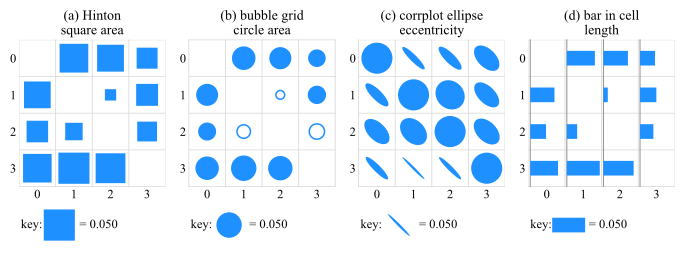

Python code for this plot:
# --- Match LaTeX document: Times New Roman, 10pt, textwidth=7in ---
# What goes in the cell. One 4x4 matrix of transfer gaps, four marks, so the only thing
# that differs between the panels is the visual channel: square area, circle area,
# ellipse eccentricity, and length from a common baseline. This is the encoding ranking
# of the plot_encoding figure carried out inside a matrix, and it ends on the one channel
# that keeps the grid and still lets the values be ranked by eye. The shading version of
# the same matrix is panel (a) of the plot_matrix figure. Data: plot_matrix_data.py.
#
# Every panel is drawn on the same cell size and reserves the same band below the grid
# for its key, so the four channels are compared at one scale and each one has to show
# what its own scale is. No text is set below 9 pt.
import numpy as np
import matplotlib.pyplot as plt
from matplotlib.patches import Rectangle, Ellipse

from plot_matrix_data import GAP, CLOSE, OFF, N, CHANNELS, summary

plt.rcParams.update({
    'font.family': 'serif',
    'font.serif': ['Times New Roman'],
    'font.size': 10,
    'axes.titlesize': 10,
    'axes.labelsize': 9,
    'xtick.labelsize': 9,
    'ytick.labelsize': 9,
    'mathtext.fontset': 'cm',
})

C_MARK = '#1E90FF'
KEY_PT = 9                          # the floor from the font section, obeyed throughout
GMAX = GAP[OFF].max()
U = GAP / GMAX                      # the gap on [0, 1], zero on the diagonal
KEY_Y = N + 0.55                    # centre of the band below the grid, in cell units
KEY_X = 0.60                        # centre of the key mark, clear of the word 'key:'
Y_LO = N + 1.20                     # bottom of the axes, one band below the grid
SHORT = [c.replace('ch ', '') for c in CHANNELS]


def frame(ax, title):
    """One 4x4 cell grid plus the key band below it, identical in every panel."""
    for k in range(N + 1):
        ax.plot([-0.5, N - 0.5], [k - 0.5, k - 0.5], '-', color='0.85', lw=0.6, zorder=0)
        ax.plot([k - 0.5, k - 0.5], [-0.5, N - 0.5], '-', color='0.85', lw=0.6, zorder=0)
    ax.set_xlim(-0.5, N - 0.5)
    ax.set_ylim(Y_LO, -0.5)
    ax.set_xticks([])
    ax.set_yticks(range(N))
    ax.set_yticklabels(SHORT)
    for j in range(N):
        ax.text(j, N - 0.42, SHORT[j], ha='center', va='top', fontsize=KEY_PT)
    ax.tick_params(length=0, pad=2)
    ax.set_title(title, pad=4)
    for side in ('top', 'right', 'bottom', 'left'):
        ax.spines[side].set_visible(False)
    ax.set_aspect('equal')


def keytext(ax):
    ax.text(-0.45, KEY_Y, 'key:', ha='left', va='center', fontsize=KEY_PT)
    ax.text(KEY_X + 0.55, KEY_Y, f'= {GMAX:.3f}', ha='left', va='center', fontsize=KEY_PT)


fig, axes = plt.subplots(1, 4, figsize=(6.9, 2.8))
fig.subplots_adjust(left=0.045, right=0.995, top=0.865, bottom=0.03, wspace=0.16)

# --- (a) Hinton: square area, and an exact zero that draws nothing -----------------
ax = axes[0]
frame(ax, '(a) Hinton\nsquare area')
for i in range(N):
    for j in range(N):
        s = 0.85 * np.sqrt(U[i, j])                 # area proportional to the gap
        if s > 0:
            ax.add_patch(Rectangle((j - s / 2, i - s / 2), s, s,
                                   facecolor=C_MARK, edgecolor='none'))
ax.add_patch(Rectangle((KEY_X - 0.425, KEY_Y - 0.425), 0.85, 0.85,
                       facecolor=C_MARK, edgecolor='none'))
keytext(ax)

# --- (b) bubble: circle area, with the color channel left free for a second variable
ax = axes[1]
frame(ax, '(b) bubble grid\ncircle area')
jj, ii = np.meshgrid(range(N), range(N))
m = U > 0
ax.scatter(jj[m & ~CLOSE], ii[m & ~CLOSE], s=300 * U[m & ~CLOSE], color=C_MARK, zorder=2)
ax.scatter(jj[m & CLOSE], ii[m & CLOSE], s=300 * U[m & CLOSE], facecolor='white',
           edgecolor=C_MARK, linewidth=1.1, zorder=2)
ax.scatter([KEY_X], [KEY_Y], s=300, color=C_MARK)
keytext(ax)

# --- (c) ellipse: the form corrplot uses, on a quantity that has no sign to give it -
# Faithful to the convention: magnitude runs to a thin ellipse and zero is a full circle.
# Applied to a gap, that makes the diagonal, where nothing at all is lost, the largest
# mark on the panel, and the worst transfer the smallest. The tilt, which carries the
# sign of a correlation, has nothing to carry here.
ax = axes[2]
frame(ax, '(c) corrplot ellipse\neccentricity')
for i in range(N):
    for j in range(N):
        ax.add_patch(Ellipse((j, i), width=0.85, height=0.85 * (1 - 0.92 * U[i, j]),
                             angle=45, facecolor=C_MARK, edgecolor='none'))
ax.add_patch(Ellipse((KEY_X, KEY_Y), width=0.85, height=0.85 * 0.08, angle=45,
                     facecolor=C_MARK, edgecolor='none'))
keytext(ax)

# --- (d) bar in cell: length from a common baseline, the highest rank that keeps the grid
ax = axes[3]
frame(ax, '(d) bar in cell\nlength')
for j in range(N):                          # the shared baseline every bar starts from
    ax.plot([j - 0.45, j - 0.45], [-0.5, N - 0.5], '-', color='0.55', lw=0.7, zorder=1)
for i in range(N):
    for j in range(N):
        ax.add_patch(Rectangle((j - 0.45, i - 0.20), 0.9 * U[i, j], 0.40,
                               facecolor=C_MARK, edgecolor='none', zorder=2))
ax.add_patch(Rectangle((KEY_X - 0.45, KEY_Y - 0.20), 0.9, 0.40, facecolor=C_MARK,
                       edgecolor='none'))
keytext(ax)

basename = 'plot_matrix_forms'
plt.savefig(f'{basename}.pdf', bbox_inches='tight')
plt.savefig(f'{basename}.svg', bbox_inches='tight')
plt.savefig(f'{basename}.jpeg', dpi=300, bbox_inches='tight')
print(f'Saved {basename}.pdf, {basename}.svg, {basename}.jpeg')
print(summary())
ratio = GMAX / GAP[OFF].min()
print('largest gap %.4f, smallest %.4f' % (GMAX, GAP[OFF].min()))
print('between them: %.1fx of value, %.1fx of area, %.1fx of square side'
      % (ratio, ratio, np.sqrt(ratio)))
print('(a) and (b) draw nothing on the diagonal, where the gap is exactly 0')
print('(c) draws its largest mark on the diagonal, where the gap is exactly 0')
